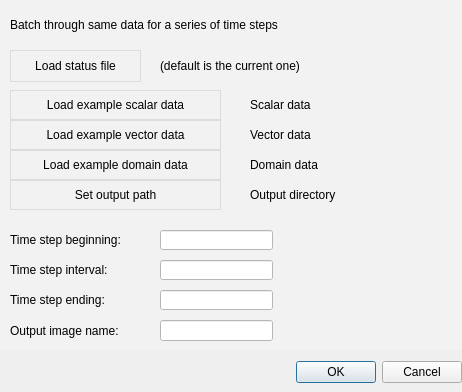
<?xml version="1.0" encoding="UTF-8"?>
<ui version="4.0">
 <class>Batch3D</class>
 <widget class="QDialog" name="Batch3D">
  <property name="geometry">
   <rect>
    <x>0</x>
    <y>0</y>
    <width>462</width>
    <height>392</height>
   </rect>
  </property>
  <property name="windowTitle">
   <string>Dialog</string>
  </property>
  <property name="styleSheet">
   <string notr="true"/>
  </property>
  <layout class="QGridLayout" name="gridLayout">
   <property name="leftMargin">
    <number>0</number>
   </property>
   <property name="topMargin">
    <number>0</number>
   </property>
   <property name="rightMargin">
    <number>0</number>
   </property>
   <property name="bottomMargin">
    <number>0</number>
   </property>
   <property name="spacing">
    <number>0</number>
   </property>
   <item row="0" column="0">
    <layout class="QVBoxLayout" name="verticalLayout">
     <property name="spacing">
      <number>0</number>
     </property>
     <item>
      <widget class="QWidget" name="widget" native="true">
       <property name="minimumSize">
        <size>
         <width>450</width>
         <height>350</height>
        </size>
       </property>
       <property name="styleSheet">
        <string notr="true">

.QWidget{
	background-color:rgb(242,242,242);
	/*font: 15pt &quot;Arial&quot;;*/
}

QPushButton{
	    border:1px solid rgb(220,220,220);

	height:38px;
}

QPushButton:hover{
	background-color:rgb(150, 188, 201);
border-radius:0px;
color:white;
}

QTabWidget{
	background-color:rgb(0,0,100);
	border:none;
}

/*QTabWidget::tab-bar{
background:#FFFFFF;
alignment:center;

}*/

QTabWidget::pane{
	
	background-color:rgb(0,0,255);
border: 0px solid black;
}

QTabBar::tab{
background: #018FBF;
	padding: 0px 10px;
  color:#ffffff;
margin: 0px 0px;
height:30px;
width:70px;
}
QTabBar::tab:last{
border-right:1px solid rgb(153,153,153);
width:69px;
}

QTabBar::tab:selected, QTabBar::tab:hover {
    background: #015B8D;
}

QTabBar::tab:selected {
    border-color: #F1F1F1;
    border-bottom-color: #F1F1F1; /* same as pane color */
}

QTabBar::tab:!selected {
    margin-top: 0px; /* make non-selected tabs look smaller */
}

QTabBar::tear{
	width:0px;
border:none;
}

QTabBar::scroller{
	width:0px;
border:none;
}

QGroupBox{
	/*background-color: rgb(230,230,230);*/
	/*border: 2px solid rgb(210,210,210);*/
border-radius:0px;
border: 1px solid black;
margin-top:26px;
}

QGroupBox::title{
subcontrol-origin:margin;
	background-color:rgb(210,210,210);

padding: 5px 10px;
}


QLineEdit{
	background-color:rgb(255,255,255);
/*border:1px solid rgb(220,220,220);
min-width:58px;
min-height:38px;
qproperty-alignment: AlignCenter;*/
}

QLineEdit::hover, QLineEdit:focus{
	background-color:rgb(255,255,255);
}

QLineEdit:focus{
	background-color:rgb(255,255,255);
}

/*QLabel{
background-color:rgb(230, 230, 230);
qproperty-alignment: AlignCenter;
}*/




QComboBox {
    border:1px solid rgb(220,220,220);
}


QComboBox:!editable {


     background: qlineargradient(x1: 0, y1: 0, x2: 0, y2: 1,
                                 stop: 0 #E1E1E1, stop: 0.4 #DDDDDD,
                                 stop: 0.5 #D8D8D8, stop: 1.0 #D3D3D3);
}

/* QComboBox gets the &quot;on&quot; state when the popup is open */
QComboBox:!editable:on {
    background: qlineargradient(x1: 0, y1: 0, x2: 0, y2: 1,
                                stop: 0 #D3D3D3, stop: 0.4 #D8D8D8,
                                stop: 0.5 #DDDDDD, stop: 1.0 #E1E1E1);


border-radius:0px;

}

QComboBox:on { /* shift the text when the popup opens */
    padding-top: 0px;
    padding-left: 20px;

}

QComboBox::drop-down {
    subcontrol-origin: padding;
    subcontrol-position: top right;
    width: 15px;
		qproperty-alignment: AlignCenter;
	border-left-width: 0px;
    border-left-color: darkgray;
    border-left-style: solid; /* just a single line */
	padding-right:2px;

}

QComboBox::down-arrow {

   image:url(Icons/dropdown.png);
	width:12px;
}

QComboBox::down-arrow:on { /* shift the arrow when popup is open */
    top: 1px;
    left: 1px;
}

QComboBox QListView
{
	border-radius:0px;
    selection-background-color: QLinearGradient( x1: 0, y1: 0, x2: 0, y2: 1, stop: 0 #8DAEBE, stop: 1 #678EA3);

	background-color:rgb(220,220,220);
outline: 0;
}

QComboBox QListView::item{
	color:rgb(0,0,0);
height:31px;
}

QComboBox QListView::item:selected{
	color:rgb(0,0,0);
background-color: QLinearGradient( x1: 0, y1: 0, x2: 0, y2: 1, stop: 0 #8DAEBE, stop: 1 #678EA3);
	height:31px;

}
</string>
       </property>
       <widget class="QPushButton" name="loadScalar_PB">
        <property name="geometry">
         <rect>
          <x>10</x>
          <y>90</y>
          <width>211</width>
          <height>30</height>
         </rect>
        </property>
        <property name="text">
         <string>Load example scalar data</string>
        </property>
       </widget>
       <widget class="QLineEdit" name="timeInterval_LE">
        <property name="geometry">
         <rect>
          <x>160</x>
          <y>260</y>
          <width>113</width>
          <height>20</height>
         </rect>
        </property>
       </widget>
       <widget class="QLabel" name="loadStatusFile_LB">
        <property name="geometry">
         <rect>
          <x>160</x>
          <y>50</y>
          <width>191</width>
          <height>31</height>
         </rect>
        </property>
        <property name="text">
         <string>(default is the current one)</string>
        </property>
       </widget>
       <widget class="QLabel" name="label_4">
        <property name="geometry">
         <rect>
          <x>10</x>
          <y>290</y>
          <width>131</width>
          <height>20</height>
         </rect>
        </property>
        <property name="text">
         <string>Time step ending:</string>
        </property>
       </widget>
       <widget class="QPushButton" name="loadVector_PB">
        <property name="geometry">
         <rect>
          <x>10</x>
          <y>120</y>
          <width>211</width>
          <height>30</height>
         </rect>
        </property>
        <property name="text">
         <string>Load example vector data</string>
        </property>
       </widget>
       <widget class="QLineEdit" name="timeEnd_LE">
        <property name="geometry">
         <rect>
          <x>160</x>
          <y>290</y>
          <width>113</width>
          <height>20</height>
         </rect>
        </property>
       </widget>
       <widget class="QLabel" name="label_2">
        <property name="geometry">
         <rect>
          <x>10</x>
          <y>10</y>
          <width>331</width>
          <height>30</height>
         </rect>
        </property>
        <property name="text">
         <string>Batch through same data for a series of time steps</string>
        </property>
       </widget>
       <widget class="QPushButton" name="loadStatusFile_PB">
        <property name="geometry">
         <rect>
          <x>10</x>
          <y>50</y>
          <width>131</width>
          <height>32</height>
         </rect>
        </property>
        <property name="text">
         <string>Load status file</string>
        </property>
       </widget>
       <widget class="QPushButton" name="loadDomain_PB">
        <property name="geometry">
         <rect>
          <x>10</x>
          <y>150</y>
          <width>211</width>
          <height>30</height>
         </rect>
        </property>
        <property name="text">
         <string>Load example domain data</string>
        </property>
       </widget>
       <widget class="QLabel" name="label_3">
        <property name="geometry">
         <rect>
          <x>10</x>
          <y>230</y>
          <width>131</width>
          <height>20</height>
         </rect>
        </property>
        <property name="text">
         <string>Time step beginning:</string>
        </property>
       </widget>
       <widget class="QLabel" name="label_5">
        <property name="geometry">
         <rect>
          <x>10</x>
          <y>260</y>
          <width>121</width>
          <height>20</height>
         </rect>
        </property>
        <property name="text">
         <string>Time step interval:</string>
        </property>
       </widget>
       <widget class="QLineEdit" name="timeBegin_LE">
        <property name="geometry">
         <rect>
          <x>160</x>
          <y>230</y>
          <width>113</width>
          <height>20</height>
         </rect>
        </property>
       </widget>
       <widget class="QLabel" name="scalarName_LB">
        <property name="geometry">
         <rect>
          <x>250</x>
          <y>90</y>
          <width>181</width>
          <height>30</height>
         </rect>
        </property>
        <property name="text">
         <string>Scalar data</string>
        </property>
       </widget>
       <widget class="QLabel" name="vectorName_LB">
        <property name="geometry">
         <rect>
          <x>250</x>
          <y>120</y>
          <width>181</width>
          <height>30</height>
         </rect>
        </property>
        <property name="text">
         <string>Vector data</string>
        </property>
       </widget>
       <widget class="QLabel" name="domainName_LB">
        <property name="geometry">
         <rect>
          <x>250</x>
          <y>150</y>
          <width>181</width>
          <height>30</height>
         </rect>
        </property>
        <property name="text">
         <string>Domain data</string>
        </property>
       </widget>
       <widget class="QLabel" name="label">
        <property name="geometry">
         <rect>
          <x>10</x>
          <y>320</y>
          <width>131</width>
          <height>21</height>
         </rect>
        </property>
        <property name="text">
         <string>Output image name:</string>
        </property>
       </widget>
       <widget class="QLineEdit" name="outputName_LE">
        <property name="geometry">
         <rect>
          <x>160</x>
          <y>320</y>
          <width>113</width>
          <height>21</height>
         </rect>
        </property>
       </widget>
       <widget class="QPushButton" name="exportDir_PB">
        <property name="geometry">
         <rect>
          <x>10</x>
          <y>180</y>
          <width>211</width>
          <height>30</height>
         </rect>
        </property>
        <property name="text">
         <string>Set output path</string>
        </property>
       </widget>
       <widget class="QLabel" name="exportDir_LB">
        <property name="geometry">
         <rect>
          <x>250</x>
          <y>180</y>
          <width>181</width>
          <height>30</height>
         </rect>
        </property>
        <property name="text">
         <string>Output directory</string>
        </property>
       </widget>
      </widget>
     </item>
     <item>
      <spacer name="verticalSpacer">
       <property name="orientation">
        <enum>Qt::Vertical</enum>
       </property>
       <property name="sizeHint" stdset="0">
        <size>
         <width>20</width>
         <height>18</height>
        </size>
       </property>
      </spacer>
     </item>
     <item>
      <widget class="QDialogButtonBox" name="buttonBox">
       <property name="minimumSize">
        <size>
         <width>400</width>
         <height>40</height>
        </size>
       </property>
       <property name="orientation">
        <enum>Qt::Horizontal</enum>
       </property>
       <property name="standardButtons">
        <set>QDialogButtonBox::Cancel|QDialogButtonBox::Ok</set>
       </property>
      </widget>
     </item>
    </layout>
   </item>
  </layout>
 </widget>
 <tabstops>
  <tabstop>loadStatusFile_PB</tabstop>
  <tabstop>loadScalar_PB</tabstop>
  <tabstop>loadVector_PB</tabstop>
  <tabstop>loadDomain_PB</tabstop>
  <tabstop>exportDir_PB</tabstop>
  <tabstop>timeBegin_LE</tabstop>
  <tabstop>timeInterval_LE</tabstop>
  <tabstop>timeEnd_LE</tabstop>
  <tabstop>outputName_LE</tabstop>
 </tabstops>
 <resources/>
 <connections>
  <connection>
   <sender>buttonBox</sender>
   <signal>accepted()</signal>
   <receiver>Batch3D</receiver>
   <slot>accept()</slot>
   <hints>
    <hint type="sourcelabel">
     <x>248</x>
     <y>254</y>
    </hint>
    <hint type="destinationlabel">
     <x>157</x>
     <y>274</y>
    </hint>
   </hints>
  </connection>
  <connection>
   <sender>buttonBox</sender>
   <signal>rejected()</signal>
   <receiver>Batch3D</receiver>
   <slot>reject()</slot>
   <hints>
    <hint type="sourcelabel">
     <x>316</x>
     <y>260</y>
    </hint>
    <hint type="destinationlabel">
     <x>286</x>
     <y>274</y>
    </hint>
   </hints>
  </connection>
 </connections>
</ui>
